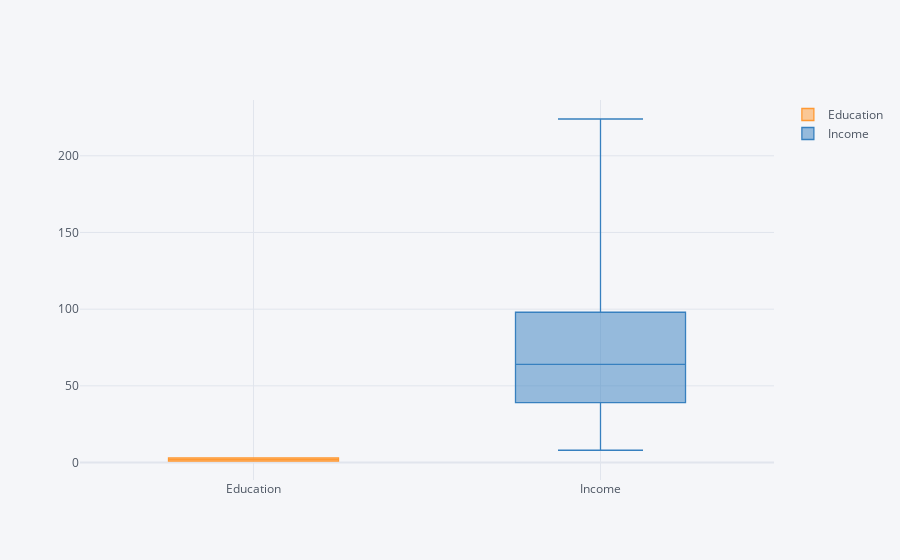

The cell this chart's notebook holds for it:
### Code cell
IncEdu.iplot(kind='box')

### Figure 1 — Plotly figure (JSON) as saved in the notebook; plotly's stock layout.template omitted (floating-point values rounded to 4 significant figures; data arrays with more than 128 entries replaced by an {"elided": "..."} marker saying what was removed)
{"data": [{"boxpoints": false, "line": {"width": 1.3}, "marker": {"color": "rgba(255, 153, 51, 1.0)"}, "name": "Education", "orientation": "v", "type": "box", "y": {"elided": "5000 int values"}}, {"boxpoints": false, "line": {"width": 1.3}, "marker": {"color": "rgba(55, 128, 191, 1.0)"}, "name": "Income", "orientation": "v", "type": "box", "y": {"elided": "5000 int values"}}], "layout": {"legend": {"bgcolor": "#F5F6F9", "font": {"color": "#4D5663"}}, "paper_bgcolor": "#F5F6F9", "plot_bgcolor": "#F5F6F9", "title": {"font": {"color": "#4D5663"}}, "xaxis": {"gridcolor": "#E1E5ED", "showgrid": true, "tickfont": {"color": "#4D5663"}, "title": {"font": {"color": "#4D5663"}, "text": ""}, "zerolinecolor": "#E1E5ED"}, "yaxis": {"gridcolor": "#E1E5ED", "showgrid": true, "tickfont": {"color": "#4D5663"}, "title": {"font": {"color": "#4D5663"}, "text": ""}, "zerolinecolor": "#E1E5ED"}}}
